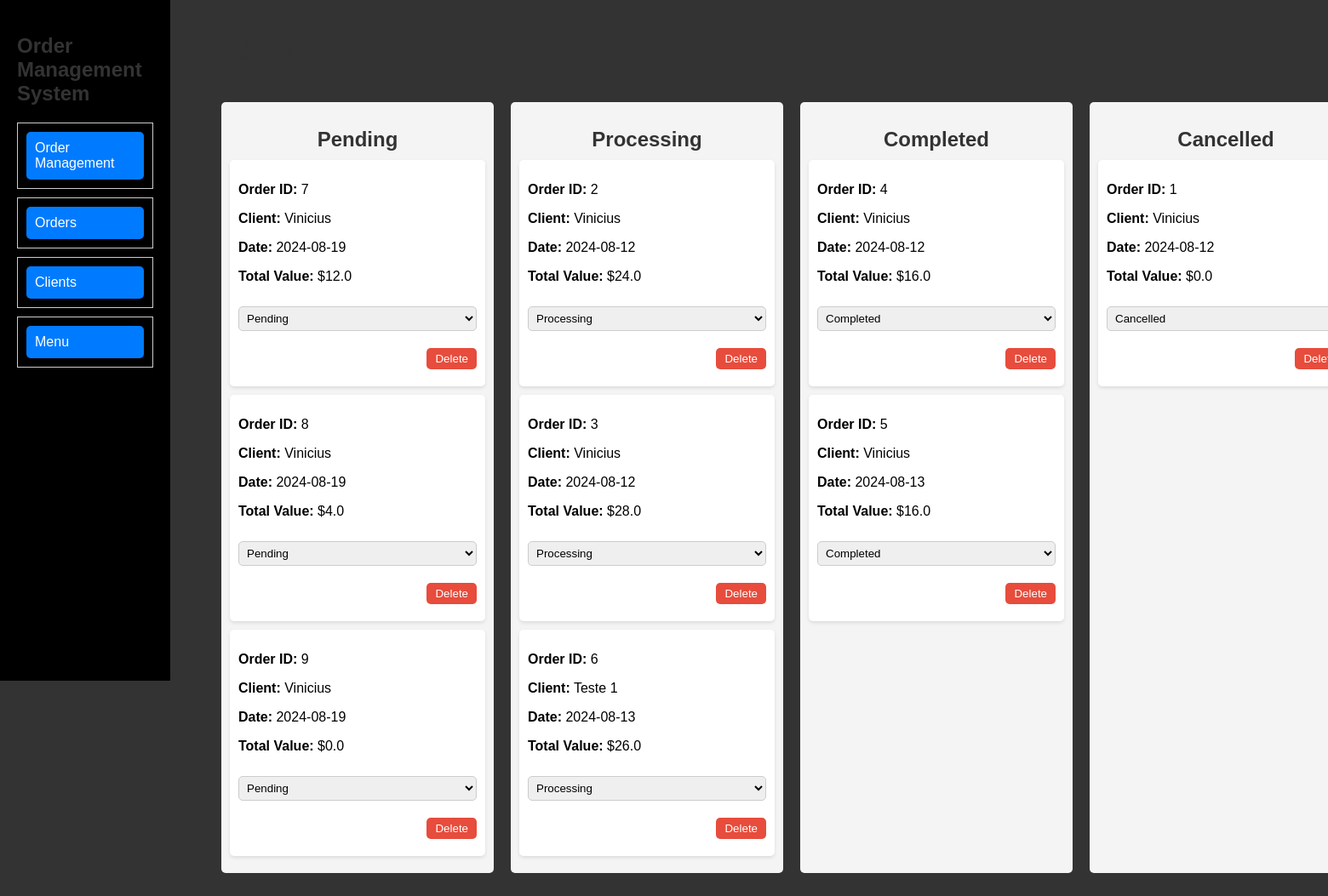
The page /orders on the database as committed earlier.
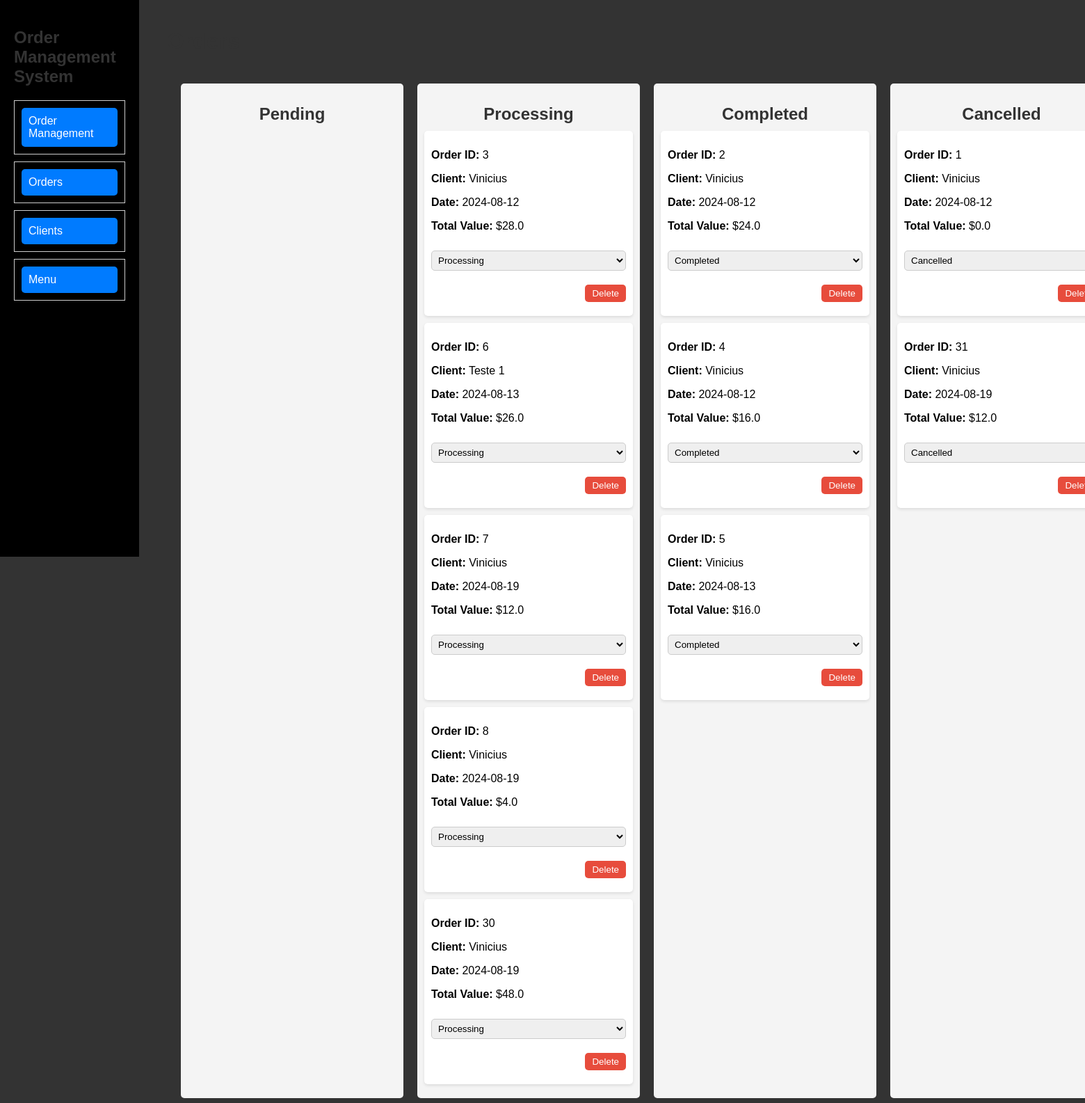
The same page on the database as committed later.
### models.py (models this page shows)
class Order(db.Model):
    id = db.Column(db.Integer, primary_key=True)
    client_id = db.Column(db.Integer, db.ForeignKey('client.id'), nullable=False)
    date = db.Column(db.DateTime, nullable=False, default=datetime.utcnow)
    status = db.Column(db.String(20), nullable=False)
    value = db.Column(db.Float, nullable=False)
    items = db.relationship('OrderItem', backref='order', lazy=True)

class Client(db.Model):
    id = db.Column(db.Integer, primary_key=True)
    client_name = db.Column(db.String(100), nullable=False)
    address = db.Column(db.String(100), nullable=False)
    phone = db.Column(db.String(100), nullable=False)
    orders = db.relationship('Order', backref='client', lazy=True)

### app.py (the view)
@app.route('/orders')
def orders():
    orders = Order.query.all()
    return render_template('orders.html', orders=orders)

### templates/orders.html (shortened to what this page needs)
{% extends "base.html" %}
{% block content %}
<h1>Orders</h1>
    <div class="board">
        <div class="column">
            <h2>Pending</h2>
            {% for order in orders if order.status == 'Pending' %}
            <div class="order-card">
                <p><strong>Order ID:</strong> {{ order.id }}</p>
                <p><strong>Client:</strong> {{ order.client.client_name }}</p>
                <p><strong>Date:</strong> {{ order.date.strftime('%Y-%m-%d') }}</p>
                <p><strong>Total Value:</strong> ${{ order.value }}</p>
                <form action="{{ url_for('update_order', order_id=order.id) }}" method="post">
                    <select name="status" onchange="this.form.submit()">
                        <option value="Pending" {% if order.status == 'Pending' %}selected{% endif %}>Pending</option>
                    </select>
                </form>
                <div class="order-actions">
                    <form action="{{ url_for('delete_order', order_id=order.id) }}" method="post">
                        <input type="submit" value="Delete">
                    </form>
                </div>
            </div>
            {% endfor %}
        </div>
        <div class="column">
            <h2>Processing</h2>
            {% for order in orders if order.status == 'Processing' %}
            <div class="order-card">
                <p><strong>Order ID:</strong> {{ order.id }}</p>
                <p><strong>Client:</strong> {{ order.client.client_name }}</p>
                <p><strong>Date:</strong> {{ order.date.strftime('%Y-%m-%d') }}</p>
                <p><strong>Total Value:</strong> ${{ order.value }}</p>
                <form action="{{ url_for('update_order', order_id=order.id) }}" method="post">
                    <select name="status" onchange="this.form.submit()">
                        <option value="Processing" {% if order.status == 'Processing' %}selected{% endif %}>Processing</option>
                    </select>
                </form>
                <div class="order-actions">
                    <form action="{{ url_for('delete_order', order_id=order.id) }}" method="post">
                        <input type="submit" value="Delete">
                    </form>
                </div>
            </div>
            {% endfor %}
        </div>
        <div class="column">
            <h2>Completed</h2>
            {% for order in orders if order.status == 'Completed' %}
            <div class="order-card">
                <p><strong>Order ID:</strong> {{ order.id }}</p>
                <p><strong>Client:</strong> {{ order.client.client_name }}</p>
                <p><strong>Date:</strong> {{ order.date.strftime('%Y-%m-%d') }}</p>
                <p><strong>Total Value:</strong> ${{ order.value }}</p>
                <form action="{{ url_for('update_order', order_id=order.id) }}" method="post">
                    <select name="status" onchange="this.form.submit()">
                        <option value="Completed" {% if order.status == 'Completed' %}selected{% endif %}>Completed</option>
                    </select>
                </form>
                <div class="order-actions">
                    <form action="{{ url_for('delete_order', order_id=order.id) }}" method="post">
                        <input type="submit" value="Delete">
                    </form>
                </div>
            </div>
            {% endfor %}
        </div>
        <div class="column">
            <h2>Cancelled</h2>
            {% for order in orders if order.status == 'Cancelled' %}
            <div class="order-card">
                <p><strong>Order ID:</strong> {{ order.id }}</p>
                <p><strong>Client:</strong> {{ order.client.client_name }}</p>
                <p><strong>Date:</strong> {{ order.date.strftime('%Y-%m-%d') }}</p>
                <p><strong>Total Value:</strong> ${{ order.value }}</p>
                <form action="{{ url_for('update_order', order_id=order.id) }}" method="post">
                    <select name="status" onchange="this.form.submit()">
                        <option value="Cancelled" {% if order.status == 'Cancelled' %}selected{% endif %}>Cancelled</option>
                    </select>
                </form>
                <div class="order-actions">
                    <form action="{{ url_for('delete_order', order_id=order.id) }}" method="post">
                        <input type="submit" value="Delete">
                    </form>
                </div>
            </div>
            {% endfor %}
        </div>
    </div>
{% endblock %}

### templates/base.html (shortened to what this page needs)
<!DOCTYPE html>
<html lang="en">
<head>
    <link rel="stylesheet" href="/static/css/styles.css">
</head>
<body>
    <header>
        <h2>Order Management System</h2>
        <nav>
            <ul>
                <li><a href="{{ url_for('order_management') }}">Order Management</a></li>
                <li><a href="{{ url_for('orders') }}">Orders</a></li>
                <li><a href="{{ url_for('clients') }}">Clients</a></li>
                <li><a href="{{ url_for('menu') }}">Menu</a></li>
            </ul>
        </nav>
    </header>
    <main>
        {% block content %}{% endblock %}
    </main>
</body>
</html>

### static/css/styles.css (style rules this page uses)
.board { display: flex; gap: 20px; overflow-x: auto; padding: 20px; }
.column { flex: 1; min-width: 300px; background-color: #f4f4f4; border-radius: 5px; padding: 10px; }
.column h2 { text-align: center; margin-bottom: 10px; }
.order-card { background-color: #ffffff; border-radius: 5px; box-shadow: 0 2px 4px rgba(0, 0, 0, 0.1); margin-bottom: 10px; padding: 10px; }
.order-card form { display: inline; }
.order-card select { margin-top: 10px; width: 100%; padding: 5px; border-radius: 5px; border: 1px solid #ccc; }
.order-actions { text-align: right; margin-top: 10px; }
.order-actions input { background-color: #e74c3c; color: #ffffff; border: none; border-radius: 5px; padding: 5px 10px; cursor: pointer; }
h1, h2 { color: #333; }
body { background-color: #333; font-family: Arial, sans-serif; margin: 0; padding: 0; display: flex; }
header { background-color: #000000; width: 200px; position: fixed; height: 100vh; padding: 20px; box-sizing: border-box; }
main { margin-left: 220px; padding: 20px; flex-grow: 1; }
nav ul { list-style-type: none; padding: 0; margin: 0; }
nav ul li { margin-bottom: 10px; }
nav ul li a { display: block; text-decoration: none; padding: 10px; background-color: #007bff; color: white; border-radius: 5px; }
form { margin-bottom: 20px; }
input, textarea, select { margin-bottom: 10px; padding: 8px; }
ul { list-style-type: none; padding: 0; }
li { margin-bottom: 20px; padding: 10px; border: 1px solid #ccc; }

Rows that differ between the two databases and show on the page:
removed Order: id "9", client.client_name "Vinicius", date "2024-08-19", value "0.0", status "Pending"
changed Order id 7: moves from the list under "Pending" to the list under "Processing"
changed Order id 8: moves from the list under "Pending" to the list under "Processing"
added Order: id "30", client.client_name "Vinicius", date "2024-08-19", value "48.0", status "Processing"
changed Order id 2: moves from the list under "Processing" to the list under "Completed"
added Order: id "31", client.client_name "Vinicius", date "2024-08-19", value "12.0", status "Cancelled"
